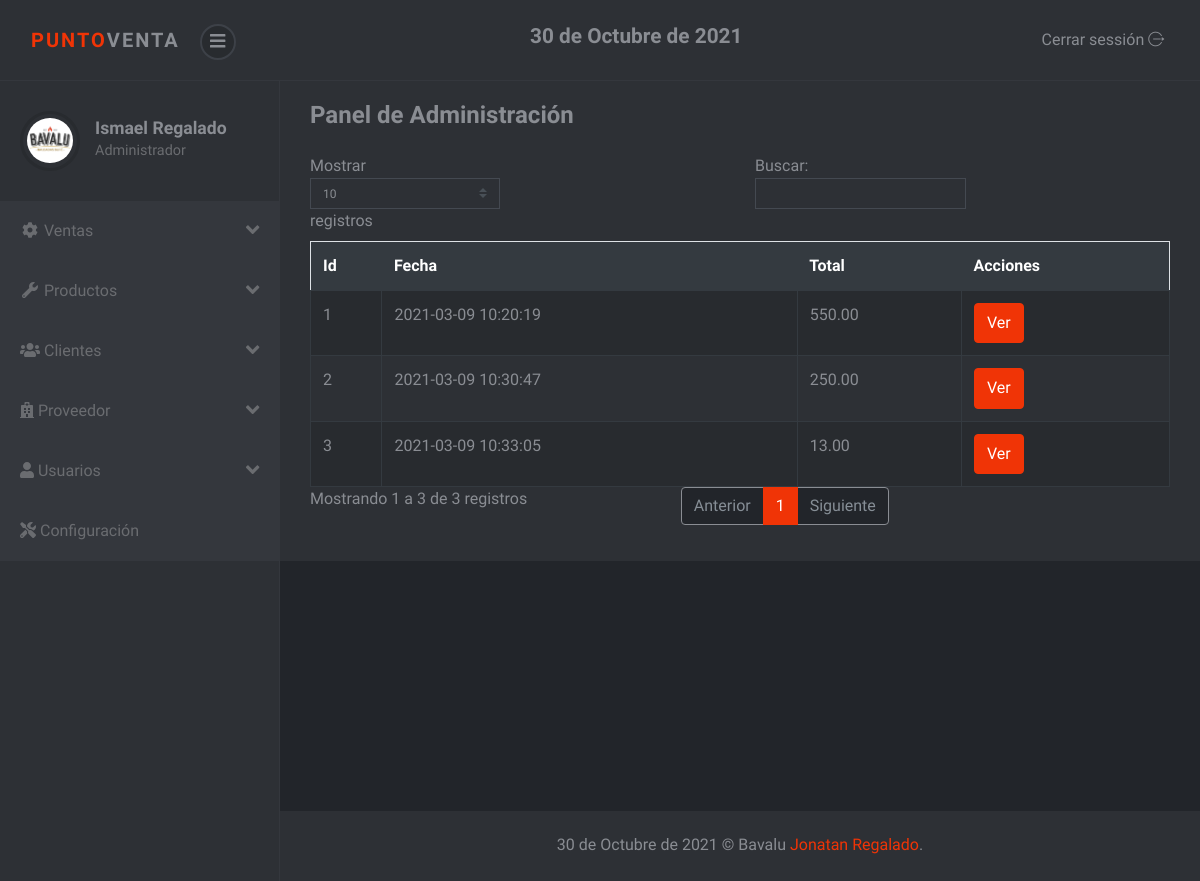
The app's page /sistema/ventas.php (signed in) with its own data.
### tables this page shows
CREATE TABLE `factura` (
  `nofactura` int(11) NOT NULL,
  `fecha` datetime NOT NULL DEFAULT current_timestamp(),
  `usuario` int(11) NOT NULL,
  `codcliente` int(11) NOT NULL,
  `totalfactura` decimal(10,2) NOT NULL,
  `estado` int(11) NOT NULL DEFAULT 1
);

### sistema/ventas.php (the view, shortened to what this page needs)
<?php include_once "includes/header.php"; ?>
<div class="container-fluid">
	<div class="d-sm-flex align-items-center justify-content-between mb-4">
		<h1 class="h3 mb-0 text-gray-800">Panel de Administración</h1>
	</div>
	<div class="row">
		<div class="col-lg-12">
			<div class="table-responsive">
				<table class="table table-striped table-bordered" id="table">
					<thead class="thead-dark">
						<tr>
							<th>Id</th>
							<th>Fecha</th>
							<th>Total</th>
							<th>Acciones</th>
						</tr>
					</thead>
					<tbody>
						<?php
						require "../conexion.php";
						$query = mysqli_query($conexion, "SELECT nofactura, fecha,codcliente, totalfactura, estado FROM factura ORDER BY nofactura DESC");
						$cli = mysqli_num_rows($query);
						if ($cli > 0) {
							while ($dato = mysqli_fetch_array($query)) {
						?>
								<tr>
									<td><?php echo $dato['nofactura']; ?></td>
									<td><?php echo $dato['fecha']; ?></td>
									<td><?php echo $dato['totalfactura']; ?></td>
									<td>
										<button type="button" class="btn btn-primary view_factura" cl="<?php echo $dato['codcliente'];  ?>" f="<?php echo $dato['nofactura']; ?>">Ver</button>
									</td>
								</tr>
						<?php }
						} ?>
					</tbody>
				</table>
			</div>
		</div>
	</div>
</div>
<?php include_once "includes/footer.php"; ?>

### sistema/css/style.violet.css (style rules this page uses)
body { position: relative; }
button { cursor: pointer; }
button, input[type='submit'] { cursor: pointer; font-family: inherit; font-weight: 300 !important; }
.table { margin-bottom: 0; color: #8a8d93; }
.table td, .table th { border-color: #343a40; }
.table thead th { border: none; }
.table-striped tbody tr { -webkit-transition: all 0.3s; transition: all 0.3s; }
.table-striped tbody tr:nth-of-type(odd) { background-color: #282b2f; }
.table-bordered td, .table-bordered th { border-color: #343a40; }
.btn { font-weight: 400; border: 1px solid transparent; padding: 0.45rem 0.75rem; font-size: 1rem; line-height: 1.5; border-radius: 0.25rem; -webkit-transition: color 0.15s ease-in-out, background-color 0.15s ease-in-out, border-color 0.15s ease-in-out, -webkit-box-shadow 0.15s ease-in-out; transition: color 0.15s ease-in-out, background-color 0.15s ease-in-out, border-color 0.15s ease-in-out, -webkit-box-shadow 0.15s ease-in-out; transition: color 0.15s ease-in-out, background-color 0.15s ease-in-out, border-color 0.15s ease-in-out, box-shadow 0.15s ease-in-out; transition: color 0.15s ease-in-out, background-color 0.15s ease-in-out, border-color 0.15s ease-in-out, box-shadow 0.15s ease-in-out, -webkit-box-shadow 0.15s ease-in-out; }
.btn-primary { color: color-yiq(#f03406); background-color: #f03406; border-color: #f03406; }
body { font-family: "Muli", sans-serif; font-size: 1rem; font-weight: 400; line-height: 1.5; color: #8a8d93; background-color: #fff; }
h1, h2, h3, h4, h5, h6, .h1, .h2, .h3, .h4, .h5, .h6 { margin-bottom: 0.5rem; font-family: inherit; font-weight: 700; line-height: 1.2; color: inherit; }
h1, .h1 { font-size: 2.5rem; }
h3, .h3 { font-size: 1.5rem; }

### records on screen
factura: nofactura "3", fecha "2021-03-09 10:33:05", totalfactura "13.00"
factura: nofactura "2", fecha "2021-03-09 10:30:47", totalfactura "250.00"
factura: nofactura "1", fecha "2021-03-09 10:20:19", totalfactura "550.00"

### other values on screen
fechaGT() "30 de Octubre de 2021"
$_SESSION['nombre'] "Ismael Regalado"
